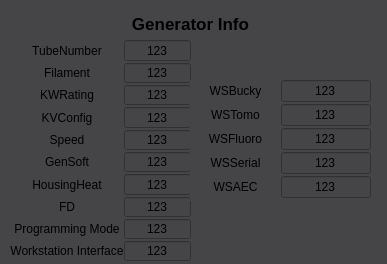
<?xml version="1.0" encoding="UTF-8"?>
<ui version="4.0">
 <class>MainWindow</class>
 <widget class="QMainWindow" name="MainWindow">
  <property name="geometry">
   <rect>
    <x>0</x>
    <y>0</y>
    <width>387</width>
    <height>264</height>
   </rect>
  </property>
  <property name="windowTitle">
   <string>Source X-Ray </string>
  </property>
  <property name="windowOpacity">
   <double>1.000000000000000</double>
  </property>
  <property name="styleSheet">
   <string notr="true">background-color: rgb(69, 69, 71);</string>
  </property>
  <property name="tabShape">
   <enum>QTabWidget::Rounded</enum>
  </property>
  <widget class="QWidget" name="centralwidget">
   <property name="palette">
    <palette>
     <active>
      <colorrole role="WindowText">
       <brush brushstyle="SolidPattern">
        <color alpha="255">
         <red>0</red>
         <green>0</green>
         <blue>0</blue>
        </color>
       </brush>
      </colorrole>
      <colorrole role="Button">
       <brush brushstyle="SolidPattern">
        <color alpha="255">
         <red>69</red>
         <green>69</green>
         <blue>71</blue>
        </color>
       </brush>
      </colorrole>
      <colorrole role="Light">
       <brush brushstyle="SolidPattern">
        <color alpha="255">
         <red>239</red>
         <green>239</green>
         <blue>239</blue>
        </color>
       </brush>
      </colorrole>
      <colorrole role="Midlight">
       <brush brushstyle="SolidPattern">
        <color alpha="255">
         <red>199</red>
         <green>199</green>
         <blue>199</blue>
        </color>
       </brush>
      </colorrole>
      <colorrole role="Dark">
       <brush brushstyle="SolidPattern">
        <color alpha="255">
         <red>79</red>
         <green>79</green>
         <blue>79</blue>
        </color>
       </brush>
      </colorrole>
      <colorrole role="Mid">
       <brush brushstyle="SolidPattern">
        <color alpha="255">
         <red>106</red>
         <green>106</green>
         <blue>106</blue>
        </color>
       </brush>
      </colorrole>
      <colorrole role="Text">
       <brush brushstyle="SolidPattern">
        <color alpha="255">
         <red>0</red>
         <green>0</green>
         <blue>0</blue>
        </color>
       </brush>
      </colorrole>
      <colorrole role="BrightText">
       <brush brushstyle="SolidPattern">
        <color alpha="255">
         <red>255</red>
         <green>255</green>
         <blue>255</blue>
        </color>
       </brush>
      </colorrole>
      <colorrole role="ButtonText">
       <brush brushstyle="SolidPattern">
        <color alpha="255">
         <red>0</red>
         <green>0</green>
         <blue>0</blue>
        </color>
       </brush>
      </colorrole>
      <colorrole role="Base">
       <brush brushstyle="SolidPattern">
        <color alpha="255">
         <red>69</red>
         <green>69</green>
         <blue>71</blue>
        </color>
       </brush>
      </colorrole>
      <colorrole role="Window">
       <brush brushstyle="SolidPattern">
        <color alpha="255">
         <red>69</red>
         <green>69</green>
         <blue>71</blue>
        </color>
       </brush>
      </colorrole>
      <colorrole role="Shadow">
       <brush brushstyle="SolidPattern">
        <color alpha="255">
         <red>0</red>
         <green>0</green>
         <blue>0</blue>
        </color>
       </brush>
      </colorrole>
      <colorrole role="AlternateBase">
       <brush brushstyle="SolidPattern">
        <color alpha="255">
         <red>207</red>
         <green>207</green>
         <blue>207</blue>
        </color>
       </brush>
      </colorrole>
      <colorrole role="ToolTipBase">
       <brush brushstyle="SolidPattern">
        <color alpha="255">
         <red>255</red>
         <green>255</green>
         <blue>220</blue>
        </color>
       </brush>
      </colorrole>
      <colorrole role="ToolTipText">
       <brush brushstyle="SolidPattern">
        <color alpha="255">
         <red>0</red>
         <green>0</green>
         <blue>0</blue>
        </color>
       </brush>
      </colorrole>
     </active>
     <inactive>
      <colorrole role="WindowText">
       <brush brushstyle="SolidPattern">
        <color alpha="255">
         <red>0</red>
         <green>0</green>
         <blue>0</blue>
        </color>
       </brush>
      </colorrole>
      <colorrole role="Button">
       <brush brushstyle="SolidPattern">
        <color alpha="255">
         <red>69</red>
         <green>69</green>
         <blue>71</blue>
        </color>
       </brush>
      </colorrole>
      <colorrole role="Light">
       <brush brushstyle="SolidPattern">
        <color alpha="255">
         <red>239</red>
         <green>239</green>
         <blue>239</blue>
        </color>
       </brush>
      </colorrole>
      <colorrole role="Midlight">
       <brush brushstyle="SolidPattern">
        <color alpha="255">
         <red>199</red>
         <green>199</green>
         <blue>199</blue>
        </color>
       </brush>
      </colorrole>
      <colorrole role="Dark">
       <brush brushstyle="SolidPattern">
        <color alpha="255">
         <red>79</red>
         <green>79</green>
         <blue>79</blue>
        </color>
       </brush>
      </colorrole>
      <colorrole role="Mid">
       <brush brushstyle="SolidPattern">
        <color alpha="255">
         <red>106</red>
         <green>106</green>
         <blue>106</blue>
        </color>
       </brush>
      </colorrole>
      <colorrole role="Text">
       <brush brushstyle="SolidPattern">
        <color alpha="255">
         <red>0</red>
         <green>0</green>
         <blue>0</blue>
        </color>
       </brush>
      </colorrole>
      <colorrole role="BrightText">
       <brush brushstyle="SolidPattern">
        <color alpha="255">
         <red>255</red>
         <green>255</green>
         <blue>255</blue>
        </color>
       </brush>
      </colorrole>
      <colorrole role="ButtonText">
       <brush brushstyle="SolidPattern">
        <color alpha="255">
         <red>0</red>
         <green>0</green>
         <blue>0</blue>
        </color>
       </brush>
      </colorrole>
      <colorrole role="Base">
       <brush brushstyle="SolidPattern">
        <color alpha="255">
         <red>69</red>
         <green>69</green>
         <blue>71</blue>
        </color>
       </brush>
      </colorrole>
      <colorrole role="Window">
       <brush brushstyle="SolidPattern">
        <color alpha="255">
         <red>69</red>
         <green>69</green>
         <blue>71</blue>
        </color>
       </brush>
      </colorrole>
      <colorrole role="Shadow">
       <brush brushstyle="SolidPattern">
        <color alpha="255">
         <red>0</red>
         <green>0</green>
         <blue>0</blue>
        </color>
       </brush>
      </colorrole>
      <colorrole role="AlternateBase">
       <brush brushstyle="SolidPattern">
        <color alpha="255">
         <red>207</red>
         <green>207</green>
         <blue>207</blue>
        </color>
       </brush>
      </colorrole>
      <colorrole role="ToolTipBase">
       <brush brushstyle="SolidPattern">
        <color alpha="255">
         <red>255</red>
         <green>255</green>
         <blue>220</blue>
        </color>
       </brush>
      </colorrole>
      <colorrole role="ToolTipText">
       <brush brushstyle="SolidPattern">
        <color alpha="255">
         <red>0</red>
         <green>0</green>
         <blue>0</blue>
        </color>
       </brush>
      </colorrole>
     </inactive>
     <disabled>
      <colorrole role="WindowText">
       <brush brushstyle="SolidPattern">
        <color alpha="255">
         <red>79</red>
         <green>79</green>
         <blue>79</blue>
        </color>
       </brush>
      </colorrole>
      <colorrole role="Button">
       <brush brushstyle="SolidPattern">
        <color alpha="255">
         <red>69</red>
         <green>69</green>
         <blue>71</blue>
        </color>
       </brush>
      </colorrole>
      <colorrole role="Light">
       <brush brushstyle="SolidPattern">
        <color alpha="255">
         <red>239</red>
         <green>239</green>
         <blue>239</blue>
        </color>
       </brush>
      </colorrole>
      <colorrole role="Midlight">
       <brush brushstyle="SolidPattern">
        <color alpha="255">
         <red>199</red>
         <green>199</green>
         <blue>199</blue>
        </color>
       </brush>
      </colorrole>
      <colorrole role="Dark">
       <brush brushstyle="SolidPattern">
        <color alpha="255">
         <red>79</red>
         <green>79</green>
         <blue>79</blue>
        </color>
       </brush>
      </colorrole>
      <colorrole role="Mid">
       <brush brushstyle="SolidPattern">
        <color alpha="255">
         <red>106</red>
         <green>106</green>
         <blue>106</blue>
        </color>
       </brush>
      </colorrole>
      <colorrole role="Text">
       <brush brushstyle="SolidPattern">
        <color alpha="255">
         <red>79</red>
         <green>79</green>
         <blue>79</blue>
        </color>
       </brush>
      </colorrole>
      <colorrole role="BrightText">
       <brush brushstyle="SolidPattern">
        <color alpha="255">
         <red>255</red>
         <green>255</green>
         <blue>255</blue>
        </color>
       </brush>
      </colorrole>
      <colorrole role="ButtonText">
       <brush brushstyle="SolidPattern">
        <color alpha="255">
         <red>79</red>
         <green>79</green>
         <blue>79</blue>
        </color>
       </brush>
      </colorrole>
      <colorrole role="Base">
       <brush brushstyle="SolidPattern">
        <color alpha="255">
         <red>69</red>
         <green>69</green>
         <blue>71</blue>
        </color>
       </brush>
      </colorrole>
      <colorrole role="Window">
       <brush brushstyle="SolidPattern">
        <color alpha="255">
         <red>69</red>
         <green>69</green>
         <blue>71</blue>
        </color>
       </brush>
      </colorrole>
      <colorrole role="Shadow">
       <brush brushstyle="SolidPattern">
        <color alpha="255">
         <red>0</red>
         <green>0</green>
         <blue>0</blue>
        </color>
       </brush>
      </colorrole>
      <colorrole role="AlternateBase">
       <brush brushstyle="SolidPattern">
        <color alpha="255">
         <red>159</red>
         <green>159</green>
         <blue>159</blue>
        </color>
       </brush>
      </colorrole>
      <colorrole role="ToolTipBase">
       <brush brushstyle="SolidPattern">
        <color alpha="255">
         <red>255</red>
         <green>255</green>
         <blue>220</blue>
        </color>
       </brush>
      </colorrole>
      <colorrole role="ToolTipText">
       <brush brushstyle="SolidPattern">
        <color alpha="255">
         <red>0</red>
         <green>0</green>
         <blue>0</blue>
        </color>
       </brush>
      </colorrole>
     </disabled>
    </palette>
   </property>
   <widget class="caLabel" name="calabel_68">
    <property name="geometry">
     <rect>
      <x>50</x>
      <y>10</y>
      <width>281</width>
      <height>28</height>
     </rect>
    </property>
    <property name="font">
     <font>
      <pointsize>13</pointsize>
      <weight>75</weight>
      <bold>true</bold>
     </font>
    </property>
    <property name="text">
     <string>Generator Info</string>
    </property>
    <property name="alignment">
     <set>Qt::AlignCenter</set>
    </property>
    <property name="foreground">
     <color>
      <red>176</red>
      <green>176</green>
      <blue>176</blue>
     </color>
    </property>
    <property name="background">
     <color alpha="0">
      <red>160</red>
      <green>160</green>
      <blue>164</blue>
     </color>
    </property>
   </widget>
   <widget class="QWidget" name="gridLayoutWidget_10">
    <property name="geometry">
     <rect>
      <x>10</x>
      <y>40</y>
      <width>181</width>
      <height>221</height>
     </rect>
    </property>
    <layout class="QGridLayout" name="gridLayout_10" rowstretch="1,0,0,0,0,0,0,0,0,0" columnstretch="1,1">
     <property name="leftMargin">
      <number>0</number>
     </property>
     <property name="horizontalSpacing">
      <number>0</number>
     </property>
     <property name="verticalSpacing">
      <number>2</number>
     </property>
     <item row="8" column="0">
      <widget class="caLabel" name="calabel_88">
       <property name="text">
        <string>Programming Mode</string>
       </property>
       <property name="alignment">
        <set>Qt::AlignCenter</set>
       </property>
       <property name="foreground">
        <color>
         <red>180</red>
         <green>180</green>
         <blue>180</blue>
        </color>
       </property>
       <property name="background">
        <color alpha="0">
         <red>160</red>
         <green>160</green>
         <blue>164</blue>
        </color>
       </property>
      </widget>
     </item>
     <item row="9" column="1">
      <widget class="caLineEdit" name="caLineEdit_38">
       <property name="text">
        <string>123</string>
       </property>
       <property name="alignment">
        <set>Qt::AlignAbsolute|Qt::AlignCenter|Qt::AlignHCenter|Qt::AlignVCenter</set>
       </property>
       <property name="channel" stdset="0">
        <string notr="true">$(P):WorkstationInterface</string>
       </property>
       <property name="foreground">
        <color>
         <red>195</red>
         <green>195</green>
         <blue>195</blue>
        </color>
       </property>
       <property name="background">
        <color>
         <red>58</red>
         <green>58</green>
         <blue>58</blue>
        </color>
       </property>
       <property name="colorMode">
        <enum>caLineEdit::Static</enum>
       </property>
       <property name="precision">
        <number>0</number>
       </property>
       <property name="fontScaleMode" stdset="0">
        <enum>caLineEdit::Height</enum>
       </property>
       <property name="formatType">
        <enum>caLineEdit::decimal</enum>
       </property>
      </widget>
     </item>
     <item row="4" column="0">
      <widget class="caLabel" name="calabel_84">
       <property name="text">
        <string>Speed</string>
       </property>
       <property name="alignment">
        <set>Qt::AlignCenter</set>
       </property>
       <property name="foreground">
        <color>
         <red>180</red>
         <green>180</green>
         <blue>180</blue>
        </color>
       </property>
       <property name="background">
        <color alpha="0">
         <red>160</red>
         <green>160</green>
         <blue>164</blue>
        </color>
       </property>
      </widget>
     </item>
     <item row="4" column="1">
      <widget class="caLineEdit" name="caLineEdit_28">
       <property name="text">
        <string>123</string>
       </property>
       <property name="alignment">
        <set>Qt::AlignAbsolute|Qt::AlignCenter|Qt::AlignHCenter|Qt::AlignVCenter</set>
       </property>
       <property name="channel" stdset="0">
        <string notr="true">$(P):Speed</string>
       </property>
       <property name="foreground">
        <color>
         <red>195</red>
         <green>195</green>
         <blue>195</blue>
        </color>
       </property>
       <property name="background">
        <color>
         <red>58</red>
         <green>58</green>
         <blue>58</blue>
        </color>
       </property>
       <property name="colorMode">
        <enum>caLineEdit::Static</enum>
       </property>
       <property name="precision">
        <number>0</number>
       </property>
       <property name="fontScaleMode" stdset="0">
        <enum>caLineEdit::Height</enum>
       </property>
       <property name="formatType">
        <enum>caLineEdit::decimal</enum>
       </property>
      </widget>
     </item>
     <item row="7" column="0">
      <widget class="caLabel" name="calabel_86">
       <property name="text">
        <string>FD</string>
       </property>
       <property name="alignment">
        <set>Qt::AlignCenter</set>
       </property>
       <property name="foreground">
        <color>
         <red>180</red>
         <green>180</green>
         <blue>180</blue>
        </color>
       </property>
       <property name="background">
        <color alpha="0">
         <red>160</red>
         <green>160</green>
         <blue>164</blue>
        </color>
       </property>
      </widget>
     </item>
     <item row="6" column="0">
      <widget class="caLabel" name="calabel_91">
       <property name="text">
        <string>HousingHeat</string>
       </property>
       <property name="alignment">
        <set>Qt::AlignCenter</set>
       </property>
       <property name="foreground">
        <color>
         <red>180</red>
         <green>180</green>
         <blue>180</blue>
        </color>
       </property>
       <property name="background">
        <color alpha="0">
         <red>160</red>
         <green>160</green>
         <blue>164</blue>
        </color>
       </property>
      </widget>
     </item>
     <item row="9" column="0">
      <widget class="caLabel" name="calabel_89">
       <property name="text">
        <string>Workstation Interface</string>
       </property>
       <property name="alignment">
        <set>Qt::AlignCenter</set>
       </property>
       <property name="foreground">
        <color>
         <red>180</red>
         <green>180</green>
         <blue>180</blue>
        </color>
       </property>
       <property name="background">
        <color alpha="0">
         <red>160</red>
         <green>160</green>
         <blue>164</blue>
        </color>
       </property>
      </widget>
     </item>
     <item row="0" column="0">
      <widget class="caLabel" name="calabel_85">
       <property name="text">
        <string>TubeNumber</string>
       </property>
       <property name="alignment">
        <set>Qt::AlignCenter</set>
       </property>
       <property name="foreground">
        <color>
         <red>180</red>
         <green>180</green>
         <blue>180</blue>
        </color>
       </property>
       <property name="background">
        <color alpha="0">
         <red>160</red>
         <green>160</green>
         <blue>164</blue>
        </color>
       </property>
      </widget>
     </item>
     <item row="2" column="1">
      <widget class="caLineEdit" name="caLineEdit_24">
       <property name="text">
        <string>123</string>
       </property>
       <property name="alignment">
        <set>Qt::AlignAbsolute|Qt::AlignCenter|Qt::AlignHCenter|Qt::AlignVCenter</set>
       </property>
       <property name="channel" stdset="0">
        <string notr="true">$(P):KWRating</string>
       </property>
       <property name="foreground">
        <color>
         <red>195</red>
         <green>195</green>
         <blue>195</blue>
        </color>
       </property>
       <property name="background">
        <color>
         <red>58</red>
         <green>58</green>
         <blue>58</blue>
        </color>
       </property>
       <property name="colorMode">
        <enum>caLineEdit::Static</enum>
       </property>
       <property name="precision">
        <number>0</number>
       </property>
       <property name="fontScaleMode" stdset="0">
        <enum>caLineEdit::Height</enum>
       </property>
       <property name="formatType">
        <enum>caLineEdit::decimal</enum>
       </property>
      </widget>
     </item>
     <item row="1" column="1">
      <widget class="caLineEdit" name="caLineEdit_25">
       <property name="text">
        <string>123</string>
       </property>
       <property name="alignment">
        <set>Qt::AlignAbsolute|Qt::AlignCenter|Qt::AlignHCenter|Qt::AlignVCenter</set>
       </property>
       <property name="channel" stdset="0">
        <string notr="true">$(P):Filament</string>
       </property>
       <property name="foreground">
        <color>
         <red>195</red>
         <green>195</green>
         <blue>195</blue>
        </color>
       </property>
       <property name="background">
        <color>
         <red>58</red>
         <green>58</green>
         <blue>58</blue>
        </color>
       </property>
       <property name="colorMode">
        <enum>caLineEdit::Static</enum>
       </property>
       <property name="precision">
        <number>0</number>
       </property>
       <property name="fontScaleMode" stdset="0">
        <enum>caLineEdit::Height</enum>
       </property>
       <property name="formatType">
        <enum>caLineEdit::decimal</enum>
       </property>
      </widget>
     </item>
     <item row="1" column="0">
      <widget class="caLabel" name="calabel_67">
       <property name="text">
        <string>Filament</string>
       </property>
       <property name="alignment">
        <set>Qt::AlignCenter</set>
       </property>
       <property name="foreground">
        <color>
         <red>180</red>
         <green>180</green>
         <blue>180</blue>
        </color>
       </property>
       <property name="background">
        <color alpha="0">
         <red>160</red>
         <green>160</green>
         <blue>164</blue>
        </color>
       </property>
      </widget>
     </item>
     <item row="3" column="1">
      <widget class="caLineEdit" name="caLineEdit_27">
       <property name="text">
        <string>123</string>
       </property>
       <property name="alignment">
        <set>Qt::AlignAbsolute|Qt::AlignCenter|Qt::AlignHCenter|Qt::AlignVCenter</set>
       </property>
       <property name="channel" stdset="0">
        <string notr="true">$(P):KVConfig</string>
       </property>
       <property name="foreground">
        <color>
         <red>195</red>
         <green>195</green>
         <blue>195</blue>
        </color>
       </property>
       <property name="background">
        <color>
         <red>58</red>
         <green>58</green>
         <blue>58</blue>
        </color>
       </property>
       <property name="colorMode">
        <enum>caLineEdit::Static</enum>
       </property>
       <property name="precision">
        <number>0</number>
       </property>
       <property name="fontScaleMode" stdset="0">
        <enum>caLineEdit::Height</enum>
       </property>
       <property name="formatType">
        <enum>caLineEdit::decimal</enum>
       </property>
      </widget>
     </item>
     <item row="5" column="0">
      <widget class="caLabel" name="calabel_87">
       <property name="text">
        <string>GenSoft</string>
       </property>
       <property name="alignment">
        <set>Qt::AlignCenter</set>
       </property>
       <property name="foreground">
        <color>
         <red>180</red>
         <green>180</green>
         <blue>180</blue>
        </color>
       </property>
       <property name="background">
        <color alpha="0">
         <red>160</red>
         <green>160</green>
         <blue>164</blue>
        </color>
       </property>
      </widget>
     </item>
     <item row="5" column="1">
      <widget class="caLineEdit" name="caLineEdit_34">
       <property name="text">
        <string>123</string>
       </property>
       <property name="alignment">
        <set>Qt::AlignAbsolute|Qt::AlignCenter|Qt::AlignHCenter|Qt::AlignVCenter</set>
       </property>
       <property name="channel" stdset="0">
        <string notr="true">$(P):GenSoftwareRevision</string>
       </property>
       <property name="foreground">
        <color>
         <red>195</red>
         <green>195</green>
         <blue>195</blue>
        </color>
       </property>
       <property name="background">
        <color>
         <red>58</red>
         <green>58</green>
         <blue>58</blue>
        </color>
       </property>
       <property name="colorMode">
        <enum>caLineEdit::Static</enum>
       </property>
       <property name="precision">
        <number>0</number>
       </property>
       <property name="fontScaleMode" stdset="0">
        <enum>caLineEdit::Height</enum>
       </property>
       <property name="formatType">
        <enum>caLineEdit::decimal</enum>
       </property>
      </widget>
     </item>
     <item row="3" column="0">
      <widget class="caLabel" name="calabel_71">
       <property name="text">
        <string>KVConfig</string>
       </property>
       <property name="alignment">
        <set>Qt::AlignCenter</set>
       </property>
       <property name="foreground">
        <color>
         <red>180</red>
         <green>180</green>
         <blue>180</blue>
        </color>
       </property>
       <property name="background">
        <color alpha="0">
         <red>160</red>
         <green>160</green>
         <blue>164</blue>
        </color>
       </property>
      </widget>
     </item>
     <item row="0" column="1">
      <widget class="caLineEdit" name="caLineEdit_29">
       <property name="text">
        <string>123</string>
       </property>
       <property name="alignment">
        <set>Qt::AlignAbsolute|Qt::AlignCenter|Qt::AlignHCenter|Qt::AlignVCenter</set>
       </property>
       <property name="channel" stdset="0">
        <string notr="true">$(P):TubeNumber</string>
       </property>
       <property name="foreground">
        <color>
         <red>195</red>
         <green>195</green>
         <blue>195</blue>
        </color>
       </property>
       <property name="background">
        <color>
         <red>58</red>
         <green>58</green>
         <blue>58</blue>
        </color>
       </property>
       <property name="colorMode">
        <enum>caLineEdit::Static</enum>
       </property>
       <property name="precision">
        <number>0</number>
       </property>
       <property name="fontScaleMode" stdset="0">
        <enum>caLineEdit::Height</enum>
       </property>
       <property name="formatType">
        <enum>caLineEdit::decimal</enum>
       </property>
      </widget>
     </item>
     <item row="8" column="1">
      <widget class="caLineEdit" name="caLineEdit_36">
       <property name="text">
        <string>123</string>
       </property>
       <property name="alignment">
        <set>Qt::AlignAbsolute|Qt::AlignCenter|Qt::AlignHCenter|Qt::AlignVCenter</set>
       </property>
       <property name="channel" stdset="0">
        <string notr="true">$(P):ProgrammingMode</string>
       </property>
       <property name="foreground">
        <color>
         <red>195</red>
         <green>195</green>
         <blue>195</blue>
        </color>
       </property>
       <property name="background">
        <color>
         <red>58</red>
         <green>58</green>
         <blue>58</blue>
        </color>
       </property>
       <property name="colorMode">
        <enum>caLineEdit::Static</enum>
       </property>
       <property name="precision">
        <number>0</number>
       </property>
       <property name="fontScaleMode" stdset="0">
        <enum>caLineEdit::Height</enum>
       </property>
       <property name="formatType">
        <enum>caLineEdit::decimal</enum>
       </property>
      </widget>
     </item>
     <item row="6" column="1">
      <widget class="caLineEdit" name="caLineEdit_42">
       <property name="text">
        <string>123</string>
       </property>
       <property name="alignment">
        <set>Qt::AlignAbsolute|Qt::AlignCenter|Qt::AlignHCenter|Qt::AlignVCenter</set>
       </property>
       <property name="channel" stdset="0">
        <string notr="true">$(P):HousingHeat</string>
       </property>
       <property name="foreground">
        <color>
         <red>195</red>
         <green>195</green>
         <blue>195</blue>
        </color>
       </property>
       <property name="background">
        <color>
         <red>58</red>
         <green>58</green>
         <blue>58</blue>
        </color>
       </property>
       <property name="colorMode">
        <enum>caLineEdit::Static</enum>
       </property>
       <property name="precision">
        <number>0</number>
       </property>
       <property name="fontScaleMode" stdset="0">
        <enum>caLineEdit::Height</enum>
       </property>
       <property name="formatType">
        <enum>caLineEdit::decimal</enum>
       </property>
      </widget>
     </item>
     <item row="7" column="1">
      <widget class="caLineEdit" name="caLineEdit_30">
       <property name="text">
        <string>123</string>
       </property>
       <property name="alignment">
        <set>Qt::AlignAbsolute|Qt::AlignCenter|Qt::AlignHCenter|Qt::AlignVCenter</set>
       </property>
       <property name="channel" stdset="0">
        <string notr="true">$(P):FactoryDefaults</string>
       </property>
       <property name="foreground">
        <color>
         <red>195</red>
         <green>195</green>
         <blue>195</blue>
        </color>
       </property>
       <property name="background">
        <color>
         <red>58</red>
         <green>58</green>
         <blue>58</blue>
        </color>
       </property>
       <property name="colorMode">
        <enum>caLineEdit::Static</enum>
       </property>
       <property name="precision">
        <number>0</number>
       </property>
       <property name="fontScaleMode" stdset="0">
        <enum>caLineEdit::Height</enum>
       </property>
       <property name="formatType">
        <enum>caLineEdit::decimal</enum>
       </property>
      </widget>
     </item>
     <item row="2" column="0">
      <widget class="caLabel" name="calabel_64">
       <property name="text">
        <string>KWRating</string>
       </property>
       <property name="alignment">
        <set>Qt::AlignCenter</set>
       </property>
       <property name="foreground">
        <color>
         <red>180</red>
         <green>180</green>
         <blue>180</blue>
        </color>
       </property>
       <property name="background">
        <color alpha="0">
         <red>160</red>
         <green>160</green>
         <blue>164</blue>
        </color>
       </property>
      </widget>
     </item>
    </layout>
   </widget>
   <widget class="QWidget" name="gridLayoutWidget_9">
    <property name="geometry">
     <rect>
      <x>190</x>
      <y>80</y>
      <width>181</width>
      <height>121</height>
     </rect>
    </property>
    <layout class="QGridLayout" name="gridLayout_9" rowstretch="1,1,1,1,0" columnstretch="1,1">
     <property name="leftMargin">
      <number>0</number>
     </property>
     <property name="horizontalSpacing">
      <number>0</number>
     </property>
     <property name="verticalSpacing">
      <number>2</number>
     </property>
     <item row="2" column="0">
      <widget class="caLabel" name="calabel_101">
       <property name="text">
        <string>WSFluoro</string>
       </property>
       <property name="alignment">
        <set>Qt::AlignCenter</set>
       </property>
       <property name="foreground">
        <color>
         <red>180</red>
         <green>180</green>
         <blue>180</blue>
        </color>
       </property>
       <property name="background">
        <color alpha="0">
         <red>160</red>
         <green>160</green>
         <blue>164</blue>
        </color>
       </property>
      </widget>
     </item>
     <item row="3" column="1">
      <widget class="caLineEdit" name="caLineEdit_54">
       <property name="text">
        <string>123</string>
       </property>
       <property name="alignment">
        <set>Qt::AlignAbsolute|Qt::AlignCenter|Qt::AlignHCenter|Qt::AlignVCenter</set>
       </property>
       <property name="channel" stdset="0">
        <string notr="true">$(P):WSSerial</string>
       </property>
       <property name="foreground">
        <color>
         <red>195</red>
         <green>195</green>
         <blue>195</blue>
        </color>
       </property>
       <property name="background">
        <color>
         <red>58</red>
         <green>58</green>
         <blue>58</blue>
        </color>
       </property>
       <property name="colorMode">
        <enum>caLineEdit::Static</enum>
       </property>
       <property name="precision">
        <number>0</number>
       </property>
       <property name="fontScaleMode" stdset="0">
        <enum>caLineEdit::Height</enum>
       </property>
       <property name="formatType">
        <enum>caLineEdit::decimal</enum>
       </property>
      </widget>
     </item>
     <item row="3" column="0">
      <widget class="caLabel" name="calabel_103">
       <property name="text">
        <string>WSSerial</string>
       </property>
       <property name="alignment">
        <set>Qt::AlignCenter</set>
       </property>
       <property name="foreground">
        <color>
         <red>180</red>
         <green>180</green>
         <blue>180</blue>
        </color>
       </property>
       <property name="background">
        <color alpha="0">
         <red>160</red>
         <green>160</green>
         <blue>164</blue>
        </color>
       </property>
       <property name="visibility">
        <enum>caLabel::StaticV</enum>
       </property>
      </widget>
     </item>
     <item row="1" column="0">
      <widget class="caLabel" name="calabel_102">
       <property name="text">
        <string>WSTomo</string>
       </property>
       <property name="alignment">
        <set>Qt::AlignCenter</set>
       </property>
       <property name="foreground">
        <color>
         <red>180</red>
         <green>180</green>
         <blue>180</blue>
        </color>
       </property>
       <property name="background">
        <color alpha="0">
         <red>160</red>
         <green>160</green>
         <blue>164</blue>
        </color>
       </property>
      </widget>
     </item>
     <item row="2" column="1">
      <widget class="caLineEdit" name="caLineEdit_55">
       <property name="text">
        <string>123</string>
       </property>
       <property name="alignment">
        <set>Qt::AlignAbsolute|Qt::AlignCenter|Qt::AlignHCenter|Qt::AlignVCenter</set>
       </property>
       <property name="channel" stdset="0">
        <string notr="true">$(P):WSFluoro</string>
       </property>
       <property name="foreground">
        <color>
         <red>195</red>
         <green>195</green>
         <blue>195</blue>
        </color>
       </property>
       <property name="background">
        <color>
         <red>58</red>
         <green>58</green>
         <blue>58</blue>
        </color>
       </property>
       <property name="colorMode">
        <enum>caLineEdit::Static</enum>
       </property>
       <property name="precision">
        <number>0</number>
       </property>
       <property name="fontScaleMode" stdset="0">
        <enum>caLineEdit::Height</enum>
       </property>
       <property name="formatType">
        <enum>caLineEdit::decimal</enum>
       </property>
      </widget>
     </item>
     <item row="1" column="1">
      <widget class="caLineEdit" name="caLineEdit_56">
       <property name="text">
        <string>123</string>
       </property>
       <property name="alignment">
        <set>Qt::AlignAbsolute|Qt::AlignCenter|Qt::AlignHCenter|Qt::AlignVCenter</set>
       </property>
       <property name="channel" stdset="0">
        <string notr="true">$(P):WSTomo</string>
       </property>
       <property name="foreground">
        <color>
         <red>195</red>
         <green>195</green>
         <blue>195</blue>
        </color>
       </property>
       <property name="background">
        <color>
         <red>58</red>
         <green>58</green>
         <blue>58</blue>
        </color>
       </property>
       <property name="colorMode">
        <enum>caLineEdit::Static</enum>
       </property>
       <property name="precision">
        <number>0</number>
       </property>
       <property name="fontScaleMode" stdset="0">
        <enum>caLineEdit::Height</enum>
       </property>
       <property name="formatType">
        <enum>caLineEdit::decimal</enum>
       </property>
      </widget>
     </item>
     <item row="0" column="1">
      <widget class="caLineEdit" name="caLineEdit_57">
       <property name="text">
        <string>123</string>
       </property>
       <property name="alignment">
        <set>Qt::AlignAbsolute|Qt::AlignCenter|Qt::AlignHCenter|Qt::AlignVCenter</set>
       </property>
       <property name="channel" stdset="0">
        <string notr="true">$(P):WSBucky</string>
       </property>
       <property name="foreground">
        <color>
         <red>195</red>
         <green>195</green>
         <blue>195</blue>
        </color>
       </property>
       <property name="background">
        <color>
         <red>58</red>
         <green>58</green>
         <blue>58</blue>
        </color>
       </property>
       <property name="colorMode">
        <enum>caLineEdit::Static</enum>
       </property>
       <property name="precision">
        <number>0</number>
       </property>
       <property name="fontScaleMode" stdset="0">
        <enum>caLineEdit::Height</enum>
       </property>
       <property name="formatType">
        <enum>caLineEdit::decimal</enum>
       </property>
      </widget>
     </item>
     <item row="0" column="0">
      <widget class="caLabel" name="calabel_104">
       <property name="text">
        <string>WSBucky</string>
       </property>
       <property name="alignment">
        <set>Qt::AlignCenter</set>
       </property>
       <property name="foreground">
        <color>
         <red>180</red>
         <green>180</green>
         <blue>180</blue>
        </color>
       </property>
       <property name="background">
        <color alpha="0">
         <red>160</red>
         <green>160</green>
         <blue>164</blue>
        </color>
       </property>
      </widget>
     </item>
     <item row="4" column="0">
      <widget class="caLabel" name="calabel_105">
       <property name="text">
        <string>WSAEC</string>
       </property>
       <property name="alignment">
        <set>Qt::AlignCenter</set>
       </property>
       <property name="foreground">
        <color>
         <red>180</red>
         <green>180</green>
         <blue>180</blue>
        </color>
       </property>
       <property name="background">
        <color alpha="0">
         <red>160</red>
         <green>160</green>
         <blue>164</blue>
        </color>
       </property>
       <property name="visibility">
        <enum>caLabel::StaticV</enum>
       </property>
      </widget>
     </item>
     <item row="4" column="1">
      <widget class="caLineEdit" name="caLineEdit_58">
       <property name="text">
        <string>123</string>
       </property>
       <property name="alignment">
        <set>Qt::AlignAbsolute|Qt::AlignCenter|Qt::AlignHCenter|Qt::AlignVCenter</set>
       </property>
       <property name="channel" stdset="0">
        <string notr="true">$(P):WSAEC</string>
       </property>
       <property name="foreground">
        <color>
         <red>195</red>
         <green>195</green>
         <blue>195</blue>
        </color>
       </property>
       <property name="background">
        <color>
         <red>58</red>
         <green>58</green>
         <blue>58</blue>
        </color>
       </property>
       <property name="colorMode">
        <enum>caLineEdit::Static</enum>
       </property>
       <property name="precision">
        <number>0</number>
       </property>
       <property name="fontScaleMode" stdset="0">
        <enum>caLineEdit::Height</enum>
       </property>
       <property name="formatType">
        <enum>caLineEdit::decimal</enum>
       </property>
      </widget>
     </item>
    </layout>
   </widget>
  </widget>
 </widget>
 <customwidgets>
  <customwidget>
   <class>caLabel</class>
   <extends>QLabel</extends>
   <header>caLabel</header>
  </customwidget>
  <customwidget>
   <class>caLineEdit</class>
   <extends>QLineEdit</extends>
   <header>caLineEdit</header>
  </customwidget>
 </customwidgets>
 <resources/>
 <connections/>
</ui>
